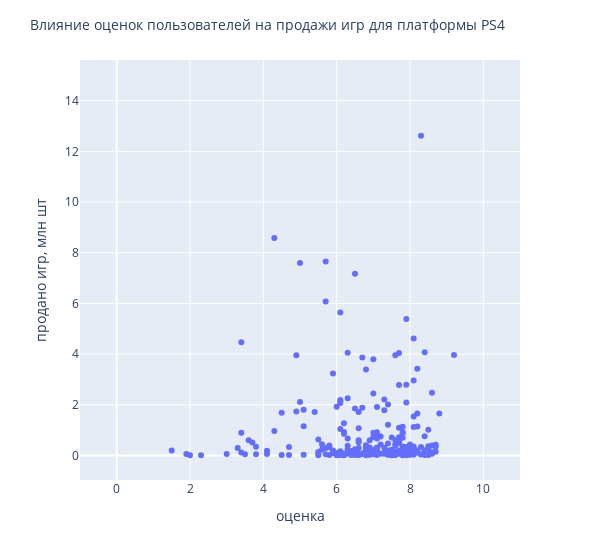

Notebook code cell kept with this figure:
### Code cell
fig = px.scatter(data_frame=one_pop_platform,
                 x='user_score',
                 y='global_sales',
                 )

fig.update_layout(title=dict(text=f'Влияние оценок пользователей на продажи игр для платформы PS4', font_size=14),
                  xaxis=dict(title='оценка', range=(-1, 11)),
                  yaxis=dict(title='продано игр, млн шт'), width=600)
iplot(fig)

### Figure 1 — Plotly figure (JSON) as saved in the notebook; plotly's stock layout.template omitted (floating-point values rounded to 4 significant figures; data arrays with more than 128 entries replaced by an {"elided": "..."} marker saying what was removed)
{"data": [{"hovertemplate": "user_score=%{x}<br>global_sales=%{y}<extra></extra>", "legendgroup": "", "marker": {"color": "#636efa", "symbol": "circle"}, "mode": "markers", "name": "", "orientation": "v", "showlegend": false, "type": "scatter", "x": {"elided": "376 float values"}, "xaxis": "x", "y": {"elided": "376 float values"}, "yaxis": "y"}], "layout": {"legend": {"tracegroupgap": 0}, "margin": {"t": 60}, "title": {"font": {"size": 14}, "text": "Влияние оценок пользователей на продажи игр для платформы PS4"}, "width": 600, "xaxis": {"anchor": "y", "domain": [0, 1], "range": [-1, 11], "title": {"text": "оценка"}}, "yaxis": {"anchor": "x", "domain": [0, 1], "title": {"text": "продано игр, млн шт"}}}}
